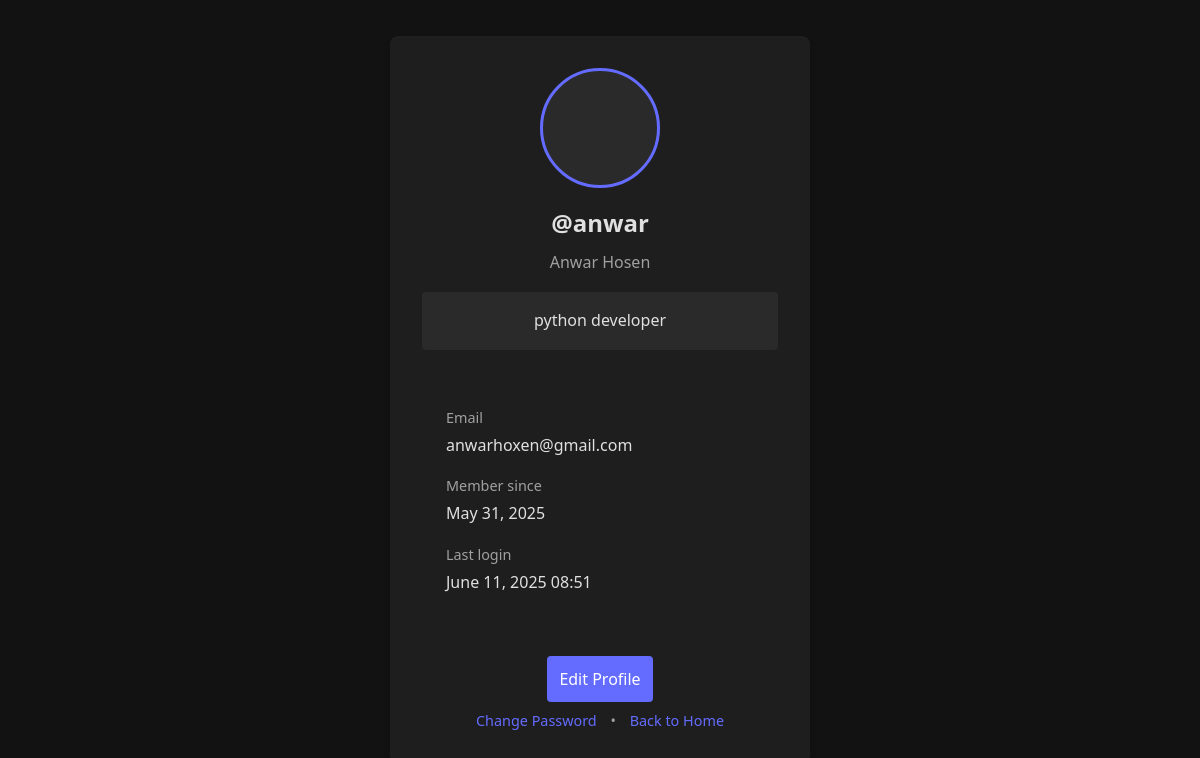
Page /user/profile/ (signed in) on the earlier database version.
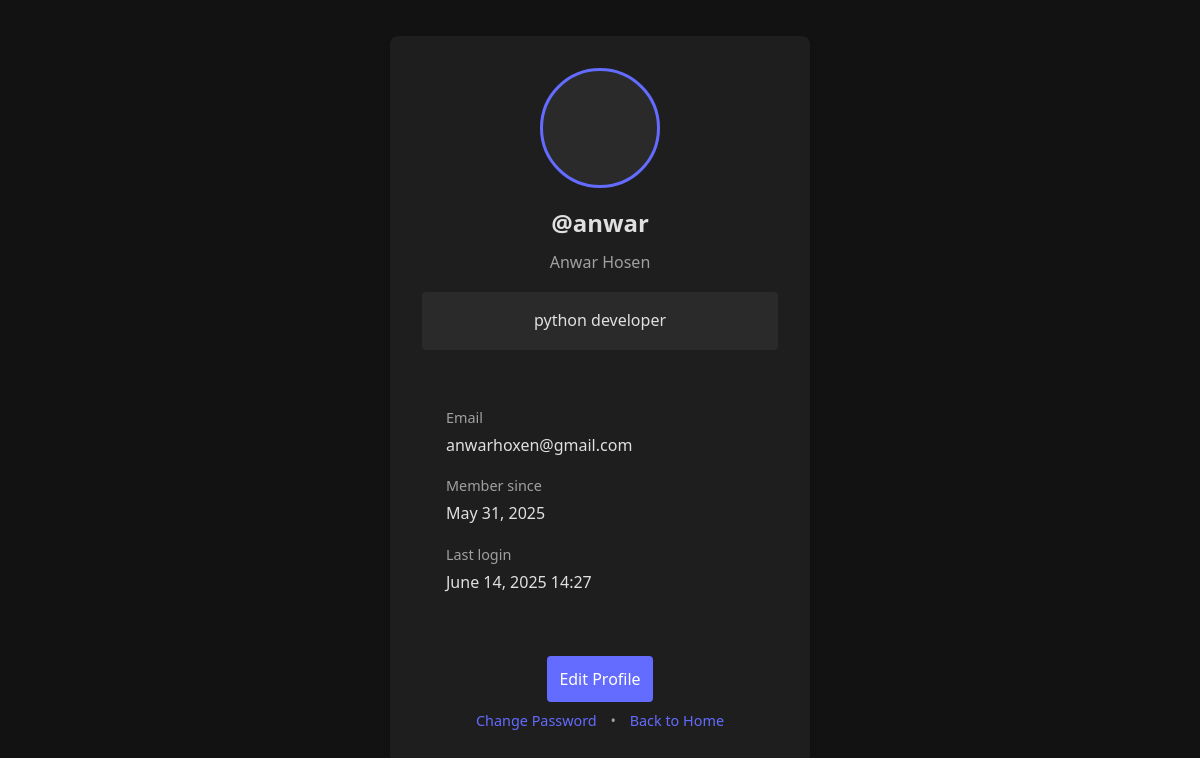
Same page on the later database version.
### user/models.py (models this page shows)
class User(AbstractUser):
    avatar = models.ImageField(upload_to='avatars/', null=True, blank=True)
    bio = models.CharField(max_length=200, null=True, blank=True)

### user/views.py (the view)
# urls.py: path('profile/', views.user_profile, name='profile'),
@login_required
def user_profile(request):
    return render(request, 'user/profile.html')

### user/templates/user/profile.html
{% extends 'user_base.html' %}
{% block user_content %}
<div class="auth-card">
    <div class="profile-header">
        {% if user.avatar %}
            <img src="{{ user.avatar.url }}" class="profile-avatar">
        {% else %}
            <div class="profile-avatar" style="background-color: var(--input-bg);"></div>
        {% endif %}
        <h1 class="profile-username">@{{ user.username }}</h1>
        {% if user.first_name or user.last_name %}
            <div class="profile-name">
                {{ user.first_name }} {{ user.last_name }}
            </div>
        {% endif %}
        {% if user.bio %}
            <div class="profile-bio">{{ user.bio }}</div>
        {% endif %}
    </div>
    <div class="profile-details">
        <div class="detail-item">
            <div class="detail-label">Email</div>
            <div class="detail-value">{{ user.email }}</div>
        </div>
        <div class="detail-item">
            <div class="detail-label">Member since</div>
            <div class="detail-value">{{ user.date_joined|date:"F j, Y" }}</div>
        </div>
        {% if user.last_login %}
            <div class="detail-item">
                <div class="detail-label">Last login</div>
                <div class="detail-value">{{ user.last_login|date:"F j, Y H:i" }}</div>
            </div>
        {% endif %}
    </div>
    <div class="auth-footer" style="margin-top: 2rem;">
        <a href="{% url 'update_profile' %}" class="auth-btn">Edit Profile</a>
        <div style="margin-top: 1rem;">
            <a href="{% url 'password_change' %}" class="auth-link">Change Password</a>
            <span style="margin: 0 10px;">•</span>
            <a href="{% url 'home' %}" class="auth-link">Back to Home</a>
        </div>
    </div>
</div>
{% endblock user_content %}

### user/templates/user_base.html (shortened to what this page needs)
{% load static %}
<!DOCTYPE html>
<html lang="en">
<head>
    <link rel="stylesheet" href="{% static 'user/css/auth_user_styles.css' %}">
</head>
<body>
    {% block user_content %}{% endblock user_content %}
</body>
</html>

### user/static/user/css/auth_user_styles.css (style rules this page uses)
:root { --bg-color: #121212; --card-bg: #1e1e1e; --text-primary: #e0e0e0; --text-secondary: #a0a0a0; --primary: #646cff; --primary-hover: #535bf2; --error: #ff4d4d; --border: #333; --input-bg: #2a2a2a; }
* { box-sizing: border-box; margin: 0; padding: 0; }
body { background-color: var(--bg-color); color: var(--text-primary); font-family: 'Segoe UI', Tahoma, Geneva, Verdana, sans-serif; line-height: 1.6; display: flex; justify-content: center; align-items: center; min-height: 100vh; padding: 1rem; }
.auth-card { background-color: var(--card-bg); border-radius: 8px; box-shadow: 0 4px 6px rgba(0, 0, 0, 0.1); width: 100%; max-width: 420px; padding: 2rem; }
.auth-btn { width: 100%; padding: 0.75rem; background-color: var(--primary); color: white; border: none; border-radius: 4px; font-size: 1rem; font-weight: 500; cursor: pointer; margin-top: 0.5rem; }
.auth-footer { text-align: center; margin-top: 1.5rem; font-size: 0.9rem; color: var(--text-secondary); }
.auth-footer a { text-decoration: none; }
.auth-link { color: var(--primary); text-decoration: none; }
.profile-header { text-align: center; margin-bottom: 2rem; }
.profile-avatar { width: 120px; height: 120px; border-radius: 50%; object-fit: cover; border: 3px solid var(--primary); margin: 0 auto 1rem; }
.profile-username { font-size: 1.5rem; margin-bottom: 0.5rem; }
.profile-name { color: var(--text-secondary); margin-bottom: 1rem; }
.profile-bio { background-color: var(--input-bg); padding: 1rem; border-radius: 4px; margin-bottom: 1.5rem; line-height: 1.6; }
.profile-details { background-color: var(--card-bg); border-radius: 4px; padding: 1.5rem; }
.detail-item { margin-bottom: 1rem; }
.detail-label { color: var(--text-secondary); font-size: 0.9rem; margin-bottom: 0.25rem; }
.detail-value { font-size: 1rem; }

Differences in the rows shown:
changed User "anwar": last_login "June 11, 2025 08:51" → "June 14, 2025 14:27"
